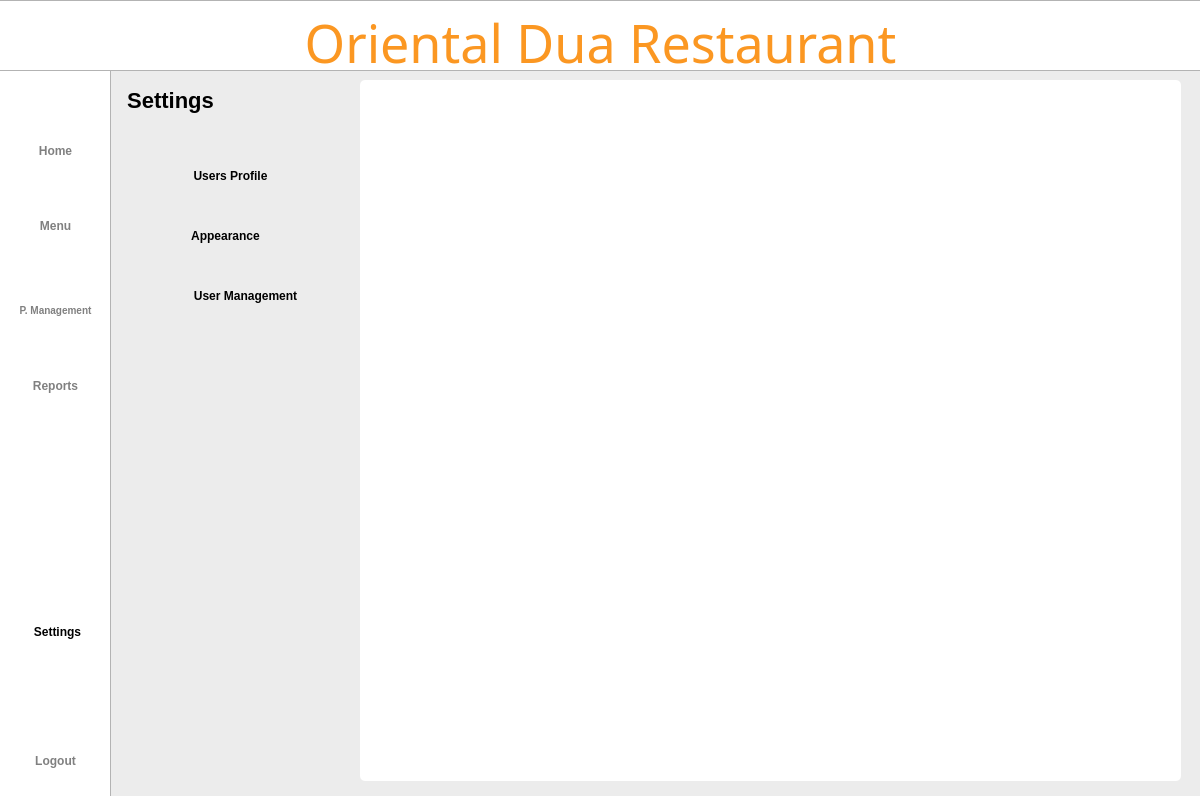
<?xml version="1.0" encoding="UTF-8"?>
<ui version="4.0">
 <class>Dialog</class>
 <widget class="QDialog" name="Dialog">
  <property name="geometry">
   <rect>
    <x>0</x>
    <y>0</y>
    <width>1200</width>
    <height>796</height>
   </rect>
  </property>
  <property name="windowTitle">
   <string>Dialog</string>
  </property>
  <widget class="QWidget" name="bgwidget" native="true">
   <property name="geometry">
    <rect>
     <x>0</x>
     <y>0</y>
     <width>1200</width>
     <height>800</height>
    </rect>
   </property>
   <property name="layoutDirection">
    <enum>Qt::LeftToRight</enum>
   </property>
   <property name="styleSheet">
    <string notr="true">QWidget#bgwidget{background-color: rgb(236, 236, 236);}

</string>
   </property>
   <widget class="QLabel" name="sidebar">
    <property name="geometry">
     <rect>
      <x>-10</x>
      <y>-10</y>
      <width>121</width>
      <height>891</height>
     </rect>
    </property>
    <property name="styleSheet">
     <string notr="true">background-color: rgb(255, 255, 255);
border: 1px solid rgba(0, 0, 0, 0.3);  </string>
    </property>
    <property name="text">
     <string/>
    </property>
   </widget>
   <widget class="QLabel" name="titlebar">
    <property name="geometry">
     <rect>
      <x>-2</x>
      <y>0</y>
      <width>1204</width>
      <height>71</height>
     </rect>
    </property>
    <property name="styleSheet">
     <string notr="true">background-color: rgb(255, 255, 255);
border: 1px solid rgba(0, 0, 0, 0.3);  </string>
    </property>
    <property name="text">
     <string/>
    </property>
   </widget>
   <widget class="QLabel" name="whitebg">
    <property name="geometry">
     <rect>
      <x>360</x>
      <y>80</y>
      <width>821</width>
      <height>701</height>
     </rect>
    </property>
    <property name="styleSheet">
     <string notr="true">background-color: rgb(255, 255, 255);
border-radius: 5px;  </string>
    </property>
    <property name="text">
     <string/>
    </property>
   </widget>
   <widget class="QLabel" name="title">
    <property name="geometry">
     <rect>
      <x>0</x>
      <y>10</y>
      <width>1201</width>
      <height>71</height>
     </rect>
    </property>
    <property name="styleSheet">
     <string notr="true">QLabel#title{
	color: #FB9722;
    font-family: Sacramento;
    font-size: 52px;
    font-weight: 400;
    padding-bottom: 5px;
    text-align: center;
}</string>
    </property>
    <property name="text">
     <string>Oriental Dua Restaurant</string>
    </property>
    <property name="alignment">
     <set>Qt::AlignCenter</set>
    </property>
    <property name="wordWrap">
     <bool>true</bool>
    </property>
   </widget>
   <widget class="QLabel" name="settings">
    <property name="geometry">
     <rect>
      <x>110</x>
      <y>80</y>
      <width>121</width>
      <height>41</height>
     </rect>
    </property>
    <property name="styleSheet">
     <string notr="true">QLabel#settings{
    color: #000000;
    font-family: 'Roboto';
    font-size: 22px;
    font-weight: 500;
}</string>
    </property>
    <property name="text">
     <string>Settings</string>
    </property>
    <property name="alignment">
     <set>Qt::AlignCenter</set>
    </property>
   </widget>
   <widget class="QLabel" name="userprofIcon">
    <property name="geometry">
     <rect>
      <x>140</x>
      <y>160</y>
      <width>35</width>
      <height>35</height>
     </rect>
    </property>
    <property name="styleSheet">
     <string notr="true"/>
    </property>
    <property name="text">
     <string/>
    </property>
    <property name="pixmap">
     <pixmap resource="../resource.qrc">:/icon/icons/user.png</pixmap>
    </property>
    <property name="scaledContents">
     <bool>true</bool>
    </property>
    <property name="alignment">
     <set>Qt::AlignCenter</set>
    </property>
   </widget>
   <widget class="QLabel" name="appearanceIcon">
    <property name="geometry">
     <rect>
      <x>140</x>
      <y>220</y>
      <width>35</width>
      <height>35</height>
     </rect>
    </property>
    <property name="styleSheet">
     <string notr="true"/>
    </property>
    <property name="text">
     <string/>
    </property>
    <property name="pixmap">
     <pixmap resource="../resource.qrc">:/icon/icons/appearance.png</pixmap>
    </property>
    <property name="scaledContents">
     <bool>true</bool>
    </property>
    <property name="alignment">
     <set>Qt::AlignCenter</set>
    </property>
   </widget>
   <widget class="QLabel" name="usersIcon">
    <property name="geometry">
     <rect>
      <x>140</x>
      <y>280</y>
      <width>35</width>
      <height>35</height>
     </rect>
    </property>
    <property name="styleSheet">
     <string notr="true"/>
    </property>
    <property name="text">
     <string/>
    </property>
    <property name="pixmap">
     <pixmap resource="../resource.qrc">:/icon/icons/users.png</pixmap>
    </property>
    <property name="scaledContents">
     <bool>true</bool>
    </property>
    <property name="alignment">
     <set>Qt::AlignCenter</set>
    </property>
   </widget>
   <widget class="QLabel" name="p_mIcon">
    <property name="geometry">
     <rect>
      <x>40</x>
      <y>260</y>
      <width>35</width>
      <height>35</height>
     </rect>
    </property>
    <property name="minimumSize">
     <size>
      <width>35</width>
      <height>35</height>
     </size>
    </property>
    <property name="maximumSize">
     <size>
      <width>35</width>
      <height>35</height>
     </size>
    </property>
    <property name="styleSheet">
     <string notr="true">QLabel#Pmanagementbtn{
    color: rgba(0,0,0, 0.5);
    font-family: 'Roboto';
    font-size: 11px;
    font-weight: 300;
}</string>
    </property>
    <property name="text">
     <string/>
    </property>
    <property name="pixmap">
     <pixmap resource="../resource.qrc">:/icon/icons/productm.png</pixmap>
    </property>
    <property name="scaledContents">
     <bool>true</bool>
    </property>
    <property name="alignment">
     <set>Qt::AlignCenter</set>
    </property>
   </widget>
   <widget class="QPushButton" name="logoutbtn">
    <property name="geometry">
     <rect>
      <x>20</x>
      <y>740</y>
      <width>71</width>
      <height>41</height>
     </rect>
    </property>
    <property name="styleSheet">
     <string notr="true">QPushButton#logoutbtn{
    color: rgba(0,0,0, 0.5);
    font-family: 'Roboto';
    font-size: 12px;
    font-weight: 500;
	border:none;
}
</string>
    </property>
    <property name="text">
     <string>Logout</string>
    </property>
   </widget>
   <widget class="QPushButton" name="settingsbtn">
    <property name="geometry">
     <rect>
      <x>20</x>
      <y>620</y>
      <width>75</width>
      <height>23</height>
     </rect>
    </property>
    <property name="styleSheet">
     <string notr="true">QPushButton#settingsbtn{
    color: rgba(0,0,0, 1);
    font-family: 'Roboto';
    font-size: 12px;
    font-weight: 500;
	border:none;
}
</string>
    </property>
    <property name="text">
     <string>Settings</string>
    </property>
   </widget>
   <widget class="QPushButton" name="p_managementbtn">
    <property name="geometry">
     <rect>
      <x>10</x>
      <y>290</y>
      <width>91</width>
      <height>41</height>
     </rect>
    </property>
    <property name="styleSheet">
     <string notr="true">QPushButton#p_managementbtn{
    color: rgba(0,0,0, 0.5);
    font-family: 'Roboto';
    font-size: 10px;
    font-weight: 500;
	border:none;
}
</string>
    </property>
    <property name="text">
     <string>P. Management</string>
    </property>
   </widget>
   <widget class="QPushButton" name="homebtn">
    <property name="geometry">
     <rect>
      <x>10</x>
      <y>135</y>
      <width>91</width>
      <height>31</height>
     </rect>
    </property>
    <property name="styleSheet">
     <string notr="true">QPushButton#homebtn{
    color: rgba(0,0,0, 0.5);
    font-family: 'Roboto';
    font-size: 12px;
    font-weight: 500;
	border:none;
}
</string>
    </property>
    <property name="text">
     <string>Home</string>
    </property>
   </widget>
   <widget class="QPushButton" name="menubtn">
    <property name="geometry">
     <rect>
      <x>10</x>
      <y>210</y>
      <width>91</width>
      <height>31</height>
     </rect>
    </property>
    <property name="styleSheet">
     <string notr="true">QPushButton#menubtn{
    color: rgba(0,0,0, 0.5);
    font-family: 'Roboto';
    font-size: 12px;
    font-weight: 500;
	border:none;
}
</string>
    </property>
    <property name="text">
     <string>Menu</string>
    </property>
   </widget>
   <widget class="QPushButton" name="reportbtn">
    <property name="geometry">
     <rect>
      <x>10</x>
      <y>370</y>
      <width>91</width>
      <height>31</height>
     </rect>
    </property>
    <property name="styleSheet">
     <string notr="true">QPushButton#reportbtn{
    color: rgba(0,0,0, 0.5);
    font-family: 'Roboto';
    font-size: 12px;
    font-weight: 500;
	border:none;
}
</string>
    </property>
    <property name="text">
     <string>Reports</string>
    </property>
   </widget>
   <widget class="QLabel" name="menuIcon">
    <property name="geometry">
     <rect>
      <x>40</x>
      <y>180</y>
      <width>30</width>
      <height>30</height>
     </rect>
    </property>
    <property name="minimumSize">
     <size>
      <width>30</width>
      <height>30</height>
     </size>
    </property>
    <property name="maximumSize">
     <size>
      <width>35</width>
      <height>35</height>
     </size>
    </property>
    <property name="styleSheet">
     <string notr="true">QLabel#Pmanagementbtn{
    color: rgba(0,0,0, 0.5);
    font-family: 'Roboto';
    font-size: 11px;
    font-weight: 300;
}</string>
    </property>
    <property name="text">
     <string/>
    </property>
    <property name="pixmap">
     <pixmap resource="../resource.qrc">:/icon/icons/menu.png</pixmap>
    </property>
    <property name="scaledContents">
     <bool>true</bool>
    </property>
    <property name="alignment">
     <set>Qt::AlignCenter</set>
    </property>
   </widget>
   <widget class="QLabel" name="homeIcon">
    <property name="geometry">
     <rect>
      <x>40</x>
      <y>110</y>
      <width>30</width>
      <height>30</height>
     </rect>
    </property>
    <property name="minimumSize">
     <size>
      <width>30</width>
      <height>30</height>
     </size>
    </property>
    <property name="maximumSize">
     <size>
      <width>35</width>
      <height>35</height>
     </size>
    </property>
    <property name="styleSheet">
     <string notr="true">QLabel#Pmanagementbtn{
    color: rgba(0,0,0, 0.5);
    font-family: 'Roboto';
    font-size: 11px;
    font-weight: 300;
}</string>
    </property>
    <property name="text">
     <string/>
    </property>
    <property name="pixmap">
     <pixmap resource="../resource.qrc">:/icon/icons/home.png</pixmap>
    </property>
    <property name="scaledContents">
     <bool>true</bool>
    </property>
    <property name="alignment">
     <set>Qt::AlignCenter</set>
    </property>
   </widget>
   <widget class="QLabel" name="reportIcon">
    <property name="geometry">
     <rect>
      <x>40</x>
      <y>340</y>
      <width>35</width>
      <height>35</height>
     </rect>
    </property>
    <property name="minimumSize">
     <size>
      <width>35</width>
      <height>35</height>
     </size>
    </property>
    <property name="maximumSize">
     <size>
      <width>35</width>
      <height>35</height>
     </size>
    </property>
    <property name="styleSheet">
     <string notr="true">QLabel#Pmanagementbtn{
    color: rgba(0,0,0, 0.5);
    font-family: 'Roboto';
    font-size: 11px;
    font-weight: 300;
}</string>
    </property>
    <property name="text">
     <string/>
    </property>
    <property name="pixmap">
     <pixmap resource="../resource.qrc">:/icon/icons/report.png</pixmap>
    </property>
    <property name="scaledContents">
     <bool>true</bool>
    </property>
    <property name="alignment">
     <set>Qt::AlignCenter</set>
    </property>
   </widget>
   <widget class="QLabel" name="settingIcon">
    <property name="geometry">
     <rect>
      <x>38</x>
      <y>580</y>
      <width>35</width>
      <height>35</height>
     </rect>
    </property>
    <property name="minimumSize">
     <size>
      <width>35</width>
      <height>35</height>
     </size>
    </property>
    <property name="maximumSize">
     <size>
      <width>35</width>
      <height>35</height>
     </size>
    </property>
    <property name="styleSheet">
     <string notr="true">QLabel#Pmanagementbtn{
    color: rgba(0,0,0, 0.5);
    font-family: 'Roboto';
    font-size: 11px;
    font-weight: 300;
}</string>
    </property>
    <property name="text">
     <string/>
    </property>
    <property name="pixmap">
     <pixmap resource="../resource.qrc">:/icon/icons/settings.png</pixmap>
    </property>
    <property name="scaledContents">
     <bool>true</bool>
    </property>
    <property name="alignment">
     <set>Qt::AlignCenter</set>
    </property>
   </widget>
   <widget class="QLabel" name="logoutIcon">
    <property name="geometry">
     <rect>
      <x>39</x>
      <y>715</y>
      <width>35</width>
      <height>35</height>
     </rect>
    </property>
    <property name="minimumSize">
     <size>
      <width>35</width>
      <height>35</height>
     </size>
    </property>
    <property name="maximumSize">
     <size>
      <width>35</width>
      <height>35</height>
     </size>
    </property>
    <property name="styleSheet">
     <string notr="true">QLabel#Pmanagementbtn{
    color: rgba(0,0,0, 0.5);
    font-family: 'Roboto';
    font-size: 11px;
    font-weight: 300;
}</string>
    </property>
    <property name="text">
     <string/>
    </property>
    <property name="pixmap">
     <pixmap resource="../resource.qrc">:/icon/icons/shutdown.png</pixmap>
    </property>
    <property name="scaledContents">
     <bool>true</bool>
    </property>
    <property name="alignment">
     <set>Qt::AlignCenter</set>
    </property>
   </widget>
   <widget class="QPushButton" name="userprofbtn">
    <property name="geometry">
     <rect>
      <x>180</x>
      <y>160</y>
      <width>101</width>
      <height>31</height>
     </rect>
    </property>
    <property name="styleSheet">
     <string notr="true">QPushButton{
    color: #000000;
    font-family: &quot;Roboto&quot;;
    font-size: 12px;
    font-weight: 500;
	border:none;
}

QPushButton:hover{text-decoration: underline;}</string>
    </property>
    <property name="text">
     <string>Users Profile</string>
    </property>
   </widget>
   <widget class="QPushButton" name="appearancebtn">
    <property name="geometry">
     <rect>
      <x>180</x>
      <y>220</y>
      <width>91</width>
      <height>31</height>
     </rect>
    </property>
    <property name="styleSheet">
     <string notr="true">QPushButton{
    color: #000000;
    font-family: &quot;Roboto&quot;;
    font-size: 12px;
    font-weight: 500;
	border:none;
}

QPushButton:hover{text-decoration: underline;}</string>
    </property>
    <property name="text">
     <string>Appearance</string>
    </property>
   </widget>
   <widget class="QPushButton" name="usersbtn">
    <property name="geometry">
     <rect>
      <x>180</x>
      <y>280</y>
      <width>131</width>
      <height>31</height>
     </rect>
    </property>
    <property name="styleSheet">
     <string notr="true">QPushButton{
    color: #000000;
    font-family: &quot;Roboto&quot;;
    font-size: 12px;
    font-weight: 500;
	border:none;
}

QPushButton:hover{text-decoration: underline;}</string>
    </property>
    <property name="text">
     <string>User Management</string>
    </property>
   </widget>
   <widget class="QPushButton" name="editbtn">
    <property name="geometry">
     <rect>
      <x>1030</x>
      <y>120</y>
      <width>51</width>
      <height>41</height>
     </rect>
    </property>
    <property name="styleSheet">
     <string notr="true">border:none;</string>
    </property>
    <property name="text">
     <string/>
    </property>
    <property name="iconSize">
     <size>
      <width>35</width>
      <height>35</height>
     </size>
    </property>
   </widget>
  </widget>
 </widget>
 <resources>
  <include location="../resource.qrc"/>
 </resources>
 <connections/>
</ui>
